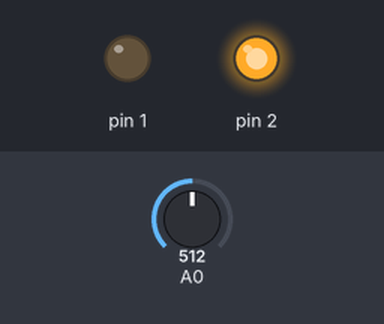
A sketch run on a simulated Arduino Uno, built with avr-gcc and run on an emulated ATmega328P. Parts: output pins drawn as LEDs (lit = HIGH). The test bench sets the inputs (shaded band); at power-on: A0 = 512.

Above: at 1.2 s.
1.3 s: A0 set to 590
2.8 s: A0 set to 616
At 3.5 s:
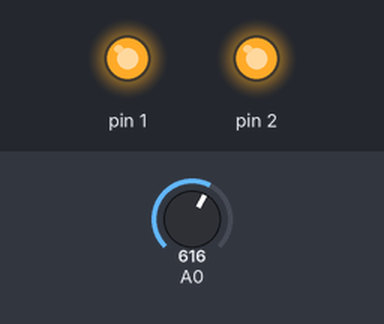
4.3 s: A0 set to 140
At 4.6 s:
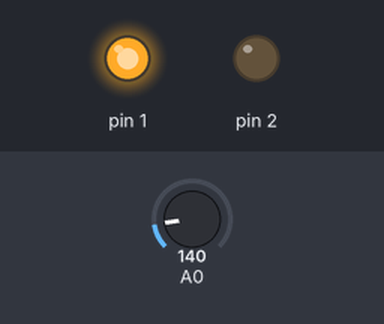
5.8 s: A0 set to 269
7.3 s: A0 set to 279
At 8.1 s:
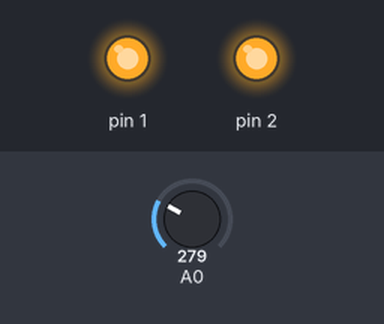
8.8 s: A0 set to 306
At 9.3 s:
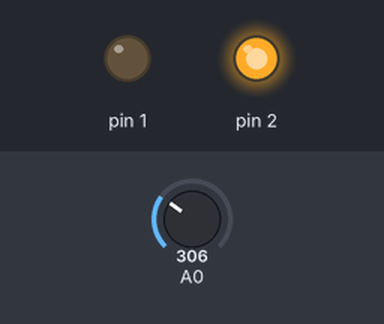
Timing chart, 0 to 11.3 s (numbered marks = the images above; inputs shaded):
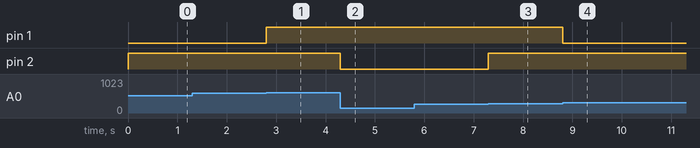

Measured:
- the behaviour switches between 601 and 602 on A0 (found by bisection; images 0 and 1)
- the behaviour switches between 278 and 279 on A0 (found by bisection; images 2 and 3)
- after the input at 1.3 s, every drawn part: stays the same
- after the input at 2.8 s, pin 1: LOW → HIGH at once
- after the input at 4.3 s, pin 2: HIGH → LOW at once
- after the input at 5.8 s, every drawn part: stays the same
- after the input at 7.3 s, pin 2: LOW → HIGH at once
- after the input at 8.8 s, pin 1: HIGH → LOW at once

The sketch:

4wd_control_1.ino
```cpp
// C++ code
//
void setup()
{

  pinMode(1, OUTPUT);
  pinMode(2, OUTPUT);
}

void loop()
{
  int val1 = analogRead(A0);
  int val2 = map(val1,1,1024,1,255);
  if(val2 < 150&& val2 > 70) //RWD
  {
    digitalWrite(1, LOW);
    digitalWrite(2, HIGH);
  }
  else if(val2 < 150 && val2 < 70) //FWD
  {
    digitalWrite(1, HIGH);
    digitalWrite(2, LOW);
  }
  else //AWD
  {
    digitalWrite(1, HIGH);
    digitalWrite(2, HIGH);
  }

}
```
